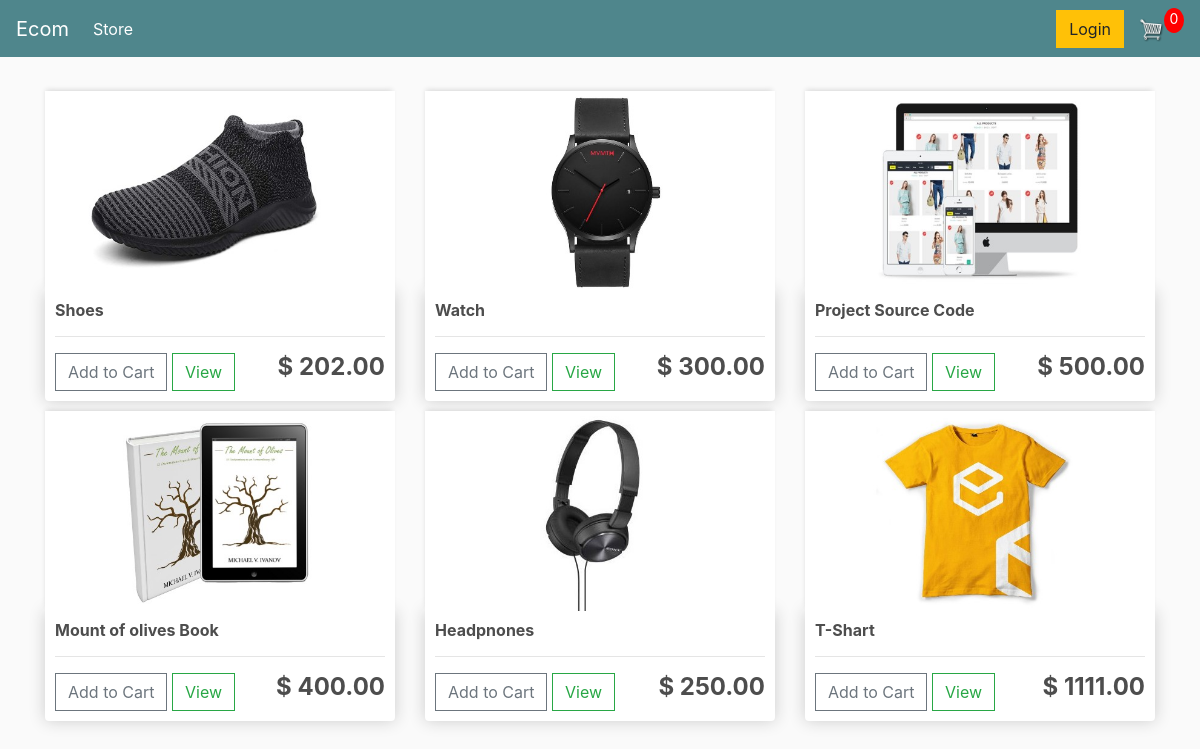
The page / on the database its author committed.
### store/models.py (models this page shows, shortened)
class Product(models.Model):
    name = models.CharField(max_length=200, null=True)
    price = models.FloatField()
    digital = models.BooleanField(default=False, null=True, blank=False)
    image = models.ImageField(null=True, blank=True)
    @property
    def imageURL(self):
        try:
            url = self.image.url
        except:
            url = ''
        return url

### store/views.py (the view)
# urls.py: path('', include('store.urls')),
def store(request):
    if request.user.is_authenticated:
        customer = request.user.customer
        order, created = Order.objects.get_or_create(customer=customer, complete=False)
        items = order.orderitem_set.all()
        cartItems = order.get_cart_items
    else:
        items = []
        order = {'get_cart_total':0, 'get_cart_items':0, 'shipping':False}
        cartItems = order['get_cart_items']
    products = Product.objects.all()
    context = {'products':products, 'cartItems':cartItems}
    return render (request, 'store/store.html' , context)

### store/templates/store/store.html
{% extends 'store/main.html' %}
{% load static %}
{% block content %}
    <div class="row">
        {% for product in products %}
        <div class="col-lg-4">
			<img class="thumbnail" src="{{product.imageURL}}">
            <div class="box-element product">
                <h6><strong>{{product.name}}</strong></h6>
                <hr>
                <button data-product={{product.id}} data-action="add" class="btn btn-outline-secondary add-btn update-cart">Add to Cart</button>
                <a class="btn btn-outline-success" href="#">View</a>
 				<h4 style="display: inline-block; float: right"><strong>$
                    {{product.price|floatformat:2}}</strong></h4>
            </div>
        </div>
        {% endfor %}
    </div>
{% endblock content %}

### static/css/main.css (style rules this page uses)
body { background-color: hsl(0, 0%, 98%); }
h1,h2,h3,h4,h5,h6 { color:hsl(0, 0%, 30%); }
.box-element { box-shadow:hsl(0, 0%, 80%) 0 0 16px; background-color: #fff; border-radius: 4px; padding: 10px; }
.thumbnail { width: 100%; height: 200px; -webkit-box-shadow: -1px -3px 5px -2px rgba(214,214,214,1); -moz-box-shadow: -1px -3px 5px -2px rgba(214,214,214,1); box-shadow: -1px -3px 5px -2px rgba(214,214,214,1); }
.product { border-radius: 0 0 4px 4px; }
.col-lg-4, .col-lg-6, .col-lg-8, .col-lg-12 { margin-top: 10px; }
.btn { border-radius: 0; }

### rows shown on the page
Product: imageURL (picture), name "Shoes", price "202.00"
Product: imageURL (picture), name "Watch", price "300.00"
Product: imageURL (picture), name "Project Source Code", price "500.00"
Product: imageURL (picture), name "Mount of olives Book", price "400.00"
Product: imageURL (picture), name "Headpnones", price "250.00"
Product: imageURL (picture), name "T-Shart", price "1111.00"

### other values the page prints
{{ cartItems }} "0"
